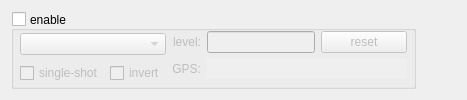
           <widget class="QWidget" name="triggerTab">
            <attribute name="title">
             <string>trigger</string>
            </attribute>
            <layout class="QHBoxLayout" name="horizontalLayout_2">
             <item>
              <widget class="QGroupBox" name="triggerGroup">
               <property name="sizePolicy">
                <sizepolicy hsizetype="Preferred" vsizetype="Expanding">
                 <horstretch>0</horstretch>
                 <verstretch>0</verstretch>
                </sizepolicy>
               </property>
               <property name="toolTip">
                <string>enable trigger for online mode</string>
               </property>
               <property name="autoFillBackground">
                <bool>false</bool>
               </property>
               <property name="title">
                <string>enable</string>
               </property>
               <property name="alignment">
                <set>Qt::AlignVCenter</set>
               </property>
               <property name="flat">
                <bool>false</bool>
               </property>
               <property name="checkable">
                <bool>true</bool>
               </property>
               <property name="checked">
                <bool>false</bool>
               </property>
               <layout class="QHBoxLayout" name="horizontalLayout_7">
                <property name="leftMargin">
                 <number>6</number>
                </property>
                <property name="topMargin">
                 <number>0</number>
                </property>
                <property name="rightMargin">
                 <number>6</number>
                </property>
                <property name="bottomMargin">
                 <number>0</number>
                </property>
                <item>
                 <layout class="QVBoxLayout" name="verticalLayout_3">
                  <item>
                   <widget class="QComboBox" name="triggerSelect">
                    <property name="sizePolicy">
                     <sizepolicy hsizetype="Preferred" vsizetype="Fixed">
                      <horstretch>0</horstretch>
                      <verstretch>0</verstretch>
                     </sizepolicy>
                    </property>
                    <property name="minimumSize">
                     <size>
                      <width>0</width>
                      <height>20</height>
                     </size>
                    </property>
                    <property name="toolTip">
                     <string>trigger channel</string>
                    </property>
                   </widget>
                  </item>
                  <item>
                   <layout class="QHBoxLayout" name="horizontalLayout_3">
                    <item>
                     <widget class="QCheckBox" name="triggerSingle">
                      <property name="toolTip">
                       <string>stop online update on trigger</string>
                      </property>
                      <property name="text">
                       <string>single-shot</string>
                      </property>
                     </widget>
                    </item>
                    <item>
                     <widget class="QCheckBox" name="triggerInvert">
                      <property name="toolTip">
                       <string>invert trigger (negative crossing)</string>
                      </property>
                      <property name="text">
                       <string>invert</string>
                      </property>
                     </widget>
                    </item>
                   </layout>
                  </item>
                 </layout>
                </item>
                <item>
                 <layout class="QFormLayout" name="formLayout_3">
                  <property name="labelAlignment">
                   <set>Qt::AlignRight|Qt::AlignTrailing|Qt::AlignVCenter</set>
                  </property>
                  <item row="0" column="0">
                   <widget class="QLabel" name="label_level">
                    <property name="text">
                     <string>level:</string>
                    </property>
                    <property name="alignment">
                     <set>Qt::AlignRight|Qt::AlignTrailing|Qt::AlignVCenter</set>
                    </property>
                   </widget>
                  </item>
                  <item row="0" column="1">
                   <layout class="QHBoxLayout" name="horizontalLayout_11">
                    <item>
                     <widget class="QLineEdit" name="triggerLevel">
                      <property name="sizePolicy">
                       <sizepolicy hsizetype="Fixed" vsizetype="Minimum">
                        <horstretch>0</horstretch>
                        <verstretch>0</verstretch>
                       </sizepolicy>
                      </property>
                      <property name="minimumSize">
                       <size>
                        <width>0</width>
                        <height>20</height>
                       </size>
                      </property>
                      <property name="toolTip">
                       <string>trigger level</string>
                      </property>
                     </widget>
                    </item>
                    <item>
                     <widget class="QPushButton" name="triggerResetLevel">
                      <property name="sizePolicy">
                       <sizepolicy hsizetype="Minimum" vsizetype="Minimum">
                        <horstretch>0</horstretch>
                        <verstretch>0</verstretch>
                       </sizepolicy>
                      </property>
                      <property name="minimumSize">
                       <size>
                        <width>0</width>
                        <height>0</height>
                       </size>
                      </property>
                      <property name="toolTip">
                       <string>reset trigger level to data mean</string>
                      </property>
                      <property name="text">
                       <string>reset</string>
                      </property>
                     </widget>
                    </item>
                   </layout>
                  </item>
                  <item row="1" column="0">
                   <widget class="QLabel" name="label_time">
                    <property name="text">
                     <string>GPS:</string>
                    </property>
                    <property name="alignment">
                     <set>Qt::AlignRight|Qt::AlignTrailing|Qt::AlignVCenter</set>
                    </property>
                   </widget>
                  </item>
                  <item row="1" column="1">
                   <widget class="QLineEdit" name="triggerTime">
                    <property name="sizePolicy">
                     <sizepolicy hsizetype="Fixed" vsizetype="Minimum">
                      <horstretch>0</horstretch>
                      <verstretch>0</verstretch>
                     </sizepolicy>
                    </property>
                    <property name="minimumSize">
                     <size>
                      <width>200</width>
                      <height>20</height>
                     </size>
                    </property>
                    <property name="toolTip">
                     <string>GPS time of last trigger</string>
                    </property>
                    <property name="layoutDirection">
                     <enum>Qt::LeftToRight</enum>
                    </property>
                    <property name="autoFillBackground">
                     <bool>false</bool>
                    </property>
                    <property name="frame">
                     <bool>false</bool>
                    </property>
                    <property name="alignment">
                     <set>Qt::AlignLeading|Qt::AlignLeft|Qt::AlignVCenter</set>
                    </property>
                    <property name="readOnly">
                     <bool>true</bool>
                    </property>
                   </widget>
                  </item>
                 </layout>
                </item>
               </layout>
              </widget>
             </item>
             <item>
              <spacer name="horizontalSpacer">
               <property name="orientation">
                <enum>Qt::Horizontal</enum>
               </property>
               <property name="sizeHint" stdset="0">
                <size>
                 <width>40</width>
                 <height>20</height>
                </size>
               </property>
              </spacer>
             </item>
            </layout>
           </widget>
